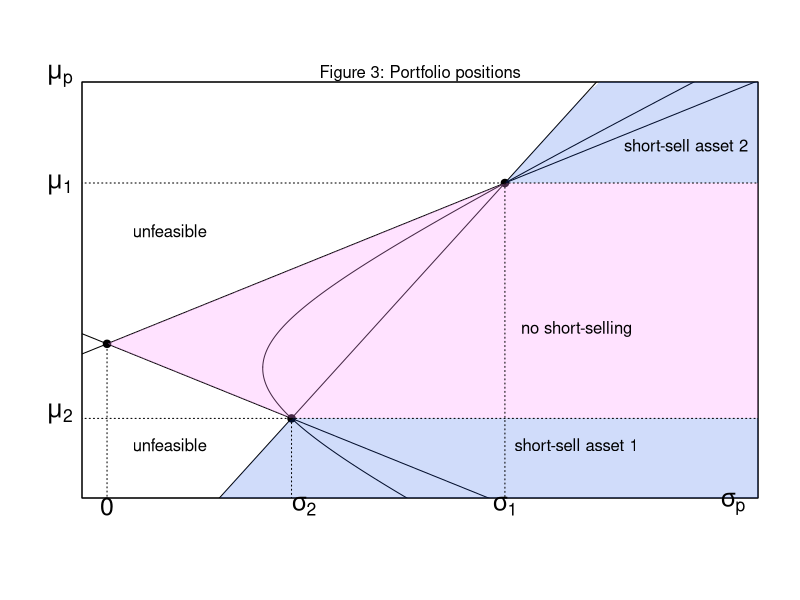

Write the R code that produced this figure.
#Figure3: Portfolio positions

r1<-c(-0.21,0.09,0.28,0.48) 
r2<-c(0.06,0.18,-0.14,0.1)  #Data of returns

u<-t(c(1,1))
mu<-t(c(mean(r1),mean(r2))) #vector of mean returns (no distribution assumed)
cov12=3/4*cov(r1,r2)        #population covariance; from now own estimates are popultion estimates not sample (why?)
sigma<-c(sqrt(3/4*var(r1)),sqrt(3/4*var(r2)))
corr=cov12/sigma[1]*sigma[2]
C<-matrix(c(sigma[1]^2,cov12,
            cov12,sigma[2]^2)
          ,ncol=2,nrow=2)           #variance-covariance matrix   
invC=solve(C)

#1) Minimum Variance Portfolio

n<-c(t((u%*%invC)))
d<-c((u%*%invC%*%t(u)))
w<-t(c(n/d))
w                          #MVP see theory for general derivation given correlation notes I page 31-32
#and pgs. 39-40 for matrix version for more than 2 securities

muv=w%*%t(mu)
muv                        #MVP expected return


sigmav=sqrt(w%*%C%*%t(w))
sigmav                     #MVP risk

#2) Minimum Variance Line

weights<-function(x){
  a<-matrix(c(1,u%*%invC%*%t(mu), 
              x,mu%*%invC%*%t(mu)),nrow=2,ncol=2)
  b<-matrix(c(u%*%invC%*%t(u),1, 
              mu%*%invC%*%t(u),x),nrow=2,ncol=2)
  c<-matrix(c(u%*%invC%*%t(u),u%*%invC%*%t(mu), 
              mu%*%invC%*%t(u),mu%*%invC%*%t(mu)),
            nrow=2,ncol=2)
  w=(det(a)*u%*%invC+det(b)*mu%*%invC)/det(c)
  return(w)
}                         #create a function that returns the weights in the MVL
#given a minimum return

w1<-weights(0.2)
w1                        #for example: this is the MVP weights for a returns of 20%
S=sqrt(w1%*%C%*%t(w1))
S                         #associated risk

#Risk for different returns

t<-seq(0.0,0.5,0.001)
W=matrix(,nrow = length(t), ncol = 2)
for(i in 0:length(t)){
  W[i,]<-t(as.vector(weights(t[i])))
}                         #first we create a length(t)x2-matrix storing the weigths associated with
#different returns

w21<-t(as.vector(W[21,]))
t(w21)
sqrt(w21%*%C%*%t(w21))    #for example, this is the risk associated with weights in row 21

d=matrix(,nrow=501,ncol=2)
for(i in 1:501){
  d[i,]<-(t(as.vector(W[i,])))
}                         #next, we create a matrix d which treats every row as an individual vector of weights

V=matrix(,nrow=501,ncol=1)
for(i in 1:501){
  V[i,]<-sqrt(t(as.vector(d[i,]))%*%C%*%t(t(as.vector(d[i,]))))
}                         #lastly, we create yet another matrix V storing the risk associated with each weight

#Efficient Frontier

r<-as.vector(V)





# Perfect positive correlation

r1<-c(-0.21,0.09,0.28,0.48)
r2<-c(0.06,0.18,-0.14,0.1)  #Data of returns

u<-t(c(1,1))
mu<-t(c(mean(r1),mean(r2))) 
sigma<-c(sqrt(3/4*var(r1)),sqrt(3/4*var(r2)))

m<-c()
s<-c()
weight1<-seq(0.0,1,0.001)
for(i in 0:length(weight1)){
  m[i]<-weight1[i]*mean(r1)+(1-weight1[i])*mean(r2)
  s[i]<-weight1[i]*sqrt(3/4*var(r1))+(1-weight1[i])*sqrt(3/4*var(r2))
}

m
s


#Perfect negative correlation

m1<-c()
s1<-c()
weight1<-seq(0.0,1,0.001)
for(i in 0:length(weight1)){
  m1[i]<-weight1[i]*mean(r1)+(1-weight1[i])*mean(r2)
  s1[i]<-weight1[i]*sqrt(3/4*var(r1))-(1-weight1[i])*sqrt(3/4*var(r2))
}

m1
s1


m2<-c()
s2<-c()
weight1<-seq(0.0,1,0.001)
for(i in 0:length(weight1)){
  m2[i]<-weight1[i]*mean(r1)+(1-weight1[i])*mean(r2)
  s2[i]<-(-weight1[i]*sqrt(3/4*var(r1))+(1-weight1[i])*sqrt(3/4*var(r2)))
}

m2
s2



#abline(coef(line(m2~s2)))


par(mfrow=c(1,1))

plot(t[0:75]~r[0:75], ylab="",xlab="",xlim=c(0,0.4),ylim=c(0.02,0.2),yaxt="n",xaxt="n",type="l",col="black")
par(new=TRUE)
plot(t[75:501]~r[75:501], ylab="",xlab="",xlim=c(0,0.4),ylim=c(0.02,0.2),yaxt="n",xaxt="n",type="l",col="black")
#points(sigmav,muv,pch=19)

abline(coef(line(m~s)),type="l")
abline(coef(line(m1~s1)),type="l",col="black")
abline(coef(line(m2~s2)),type="l")

points(sigma[1],mu[1],pch=19,col="black")
points(sigma[2],mu[2],pch=19,col="black")
#segments(sigma[1],mu[1],sigma[2],mu[2],lty="solid")

MVP3=(sigma[2]^2+1*sigma[1]*sigma[2])/(sigma[1]^2+sigma[2]^2+2*sigma[1]*sigma[2])
ER3=MVP3*mu[1]+(1-MVP3)*mu[2]

points(0,ER3,pch=19)
#segments(sigma[1],mu[1],0,ER3,lty="solid")
#segments(sigma[2],mu[2],0,ER3,lty="solid")

#No shoritng region
redtrans <- rgb(255, 150, 255, 70, maxColorValue=255) 
polygon(c(0,sigma[1],sigma[2]),c(ER3,mu[1],mu[2]),col=redtrans,border=NA)
polygon(c(sigma[2],1,1,sigma[1]),c(mu[2],mu[2],mu[1],mu[1]),col=redtrans,border=NA)

#Borrowing to hold more than 100% in Asset 2 and shorting asset 1 - region
bluetrans <- rgb(20, 80, 230, 50, maxColorValue=255) 
polygon(c(solve(a=coef(line(m~s))[2],b=-coef(line(m~s))[1]),1,1,sigma[2]),c(0,0,mu[2],mu[2]),col=bluetrans,border=NA)

##Borrowing to hold more than 100% in Asset 1 and shorting asset 2 - region
polygon(c(sigma[1],1,1,solve(a=coef(line(m~s))[2],b=-coef(line(m~s))[1]+0.2)),c(mu[1],mu[1],mu[1]+0.5,0.2),col=bluetrans,border=NA)

segments(sigma[2],mu[2],1,mu[2],lty="dotted")
segments(sigma[1],mu[1],1,mu[1],lty="dotted")

text(-0.03,mu[1]-0.01, expression(mu[1]), srt = 0, xpd = TRUE, pos = 3,cex=1.5)

text(0.04,mu[1]-0.03, "unfeasible", srt = 0, xpd = TRUE, pos = 3,cex=1)
text(0.04,mu[1]-0.13, "unfeasible", srt = 0, xpd = TRUE, pos = 3,cex=1)
text(0.3,ER3, "no short-selling", srt = 0, xpd = TRUE, pos = 3,cex=1)
text(0.3,mu[1]-0.13, "short-sell asset 1", srt = 0, xpd = TRUE, pos = 3,cex=1)
text(0.37,mu[1]+0.01, "short-sell asset 2", srt = 0, xpd = TRUE, pos = 3,cex=1)

segments(-0.03,0.16,sigma[1],mu[1],lty="dotted")
segments(sigma[1],mu[1],sigma[1],0,lty="dotted")

text(-0.03,mu[2]-0.007, expression(mu[2]), srt = 0, xpd = TRUE, pos = 3,cex=1.5)
segments(-0.03,mu[2],sigma[2],mu[2],lty="dotted")
segments(sigma[2],mu[2],sigma[2],0,lty="dotted")
#segments(sigmav,muv,-0.03,muv,lty="dotted",lwd=2)
#segments(sigmav,muv,sigmav,0,lty="dotted",lwd=2)

text(sigma[2]+0.008,0, expression(sigma[2]), srt = 0, xpd = TRUE, pos = 3,cex=1.5)
text(sigma[1],0, expression(sigma[1]), srt = 0, xpd = TRUE, pos = 3,cex=1.5)
text(0.4,0, expression(sigma[p]), srt = 0, xpd = TRUE, pos = 3,cex=1.5)
#text(sigmav-0.001,0, expression(sigma[GMV]), srt = 0, xpd = TRUE, pos = 3,cex=1.5)
text(-0.03,0.2, expression(mu[p]), srt = 0, xpd = TRUE, pos = 3,cex=1.5)
#text(-0.035,muv-0.007, expression(mu[GMV]), srt = 0, xpd = TRUE, pos = 3,cex=1.5)

#text(sigma[1]-0.05,ER3+0.02, expression(rho[12]==1), srt = 55.89, xpd = TRUE, pos = 3,cex=1)
#text(sigma[2]-0.035,ER3-0.0075, expression(abs(rho[12])<1), srt = 0, xpd = TRUE, pos = 3,cex=1)
#text(sigma[2]-0.03,ER3+0.025, expression(rho[12]==-1), srt = 30.46, xpd = TRUE, pos = 3,cex=1)
#text(sigma[2]-0.06,ER3-0.027, expression(rho[12]==-1), srt = -30.46, xpd = TRUE, pos = 3,cex=1)
mtext("Figure 3: Portfolio positions",pos = 3,cex=1)

#legend(0.27,0.03,"no short-sales Bs",fill=redtrans)
#legend(0.25,0.047,"EF",lty="solid",col="blue",lwd="2")
segments(0,0,0,mu[2]+0.0365,lty="dotted")
text(0,0, expression(0), srt = 0, xpd = TRUE, pos = 3,cex=1.5)

